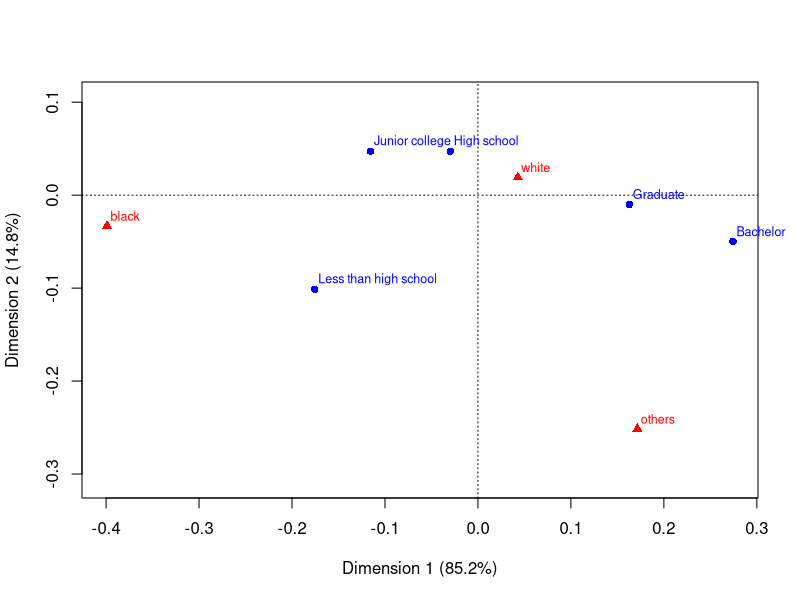
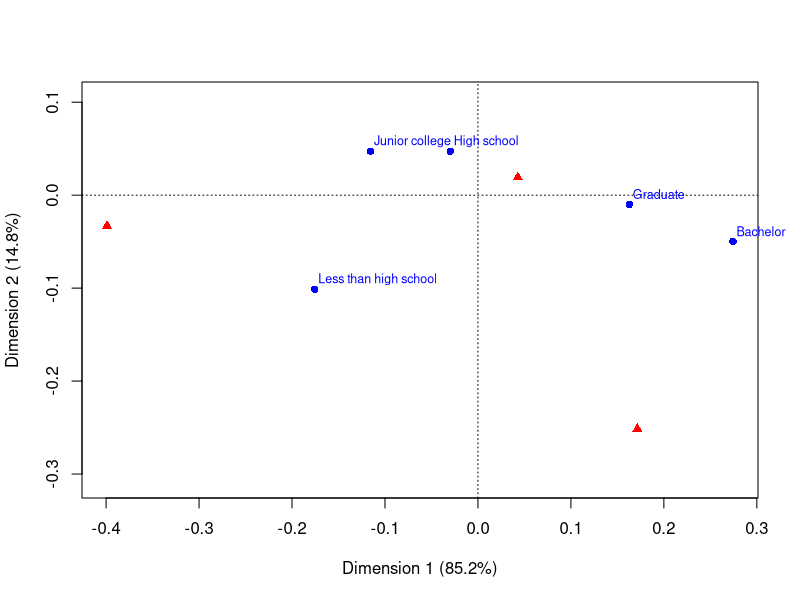
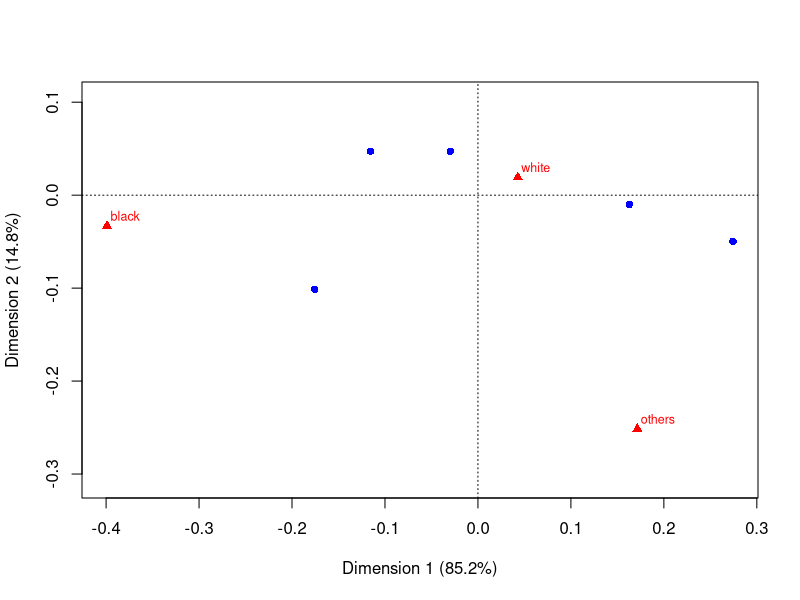

Generate these figures, in order, with R: (Note: this script raises an error after producing the figures.)
## Chapter 7

## ------------------------------------
## 例7-1
## ------------------------------------
rm(list=ls())
## 读入数据
X=read.csv("eg7-1.csv")
X=X[,-1]
X=subset(X,degree<5)
X$degree<-factor(X$degree,labels=c("Less than high school","High school","Junior college","Bachelor","Graduate"))
X$race<-factor(X$race,labels=c("white","black","others"))
head(X)


## ----------
## (1)列联表及其检验
addmargins(table(X),c(1,2))
addmargins(prop.table(table(X)))
chisq.test(table(X))


## ----------
## (2)利用函数ca()进行因子分析
library(ca)
ca.x=ca(table(X))
ca.x


## ----------
## (3)获取更多信息
## 二维图
ca.x$rowcoord
ca.x$colcoord
plot(ca.x)

## 因子载荷矩阵
## (第一个变量)
dim11=c(-1.217441,-0.206512,-0.801486,1.902870,1.129272)
dim12=c(-1.688145,0.785718,0.786794,-0.828163,-0.167158)
a11=dim11*ca.x$sv[1]  #第1个因子与第1个变量
a12=dim12*ca.x$sv[2]  #第2个因子与第1个变量
loadings1<-data.frame(a11,a12)
rownames(loadings1)=c("Less than high school","High school","Junior college","Bachelor","Graduate")
colnames(loadings1)=c("dim1","dim2")
loadings1

## (第二个变量)
dim21=c(0.297415,-2.767419,1.189338)
dim22=c(0.323306,-0.547246,-4.187140)
a21=dim21*ca.x$sv[1]  #第1个因子与第2个变量
a22=dim22*ca.x$sv[2]  #第2个因子与第2个变量
loadings2<-data.frame(a21,a22)
rownames(loadings2)=c("white","black","others")
colnames(loadings2)=c("dim1","dim2")
loadings2

## CTR(i)
## (第一个变量)
CTR11=ca.x$rowmass*dim11^2  #第1个因子与第1个变量
CTR12=ca.x$rowmass*dim12^2  #第2个因子与第1个变量
CTR1=data.frame(CTR11,CTR12)
rownames(CTR1)=c("Less than high school","High school","Junior college","Bachelor","Graduate")
colnames(CTR1)=c("dim1","dim2")
CTR1

## (第二个变量)
CTR21=ca.x$colmass*dim21^2  #第1个因子与第1个变量
CTR22=ca.x$colmass*dim22^2  #第2个因子与第1个变量
CTR2=data.frame(CTR21,CTR22)
rownames(CTR2)=c("white","black","others")
colnames(CTR2)=c("dim1","dim2")
CTR2


## ----------
## (4)行剖面和列剖面
## 行剖面
RowPro=c()
for(i in 1:5){
  z1=table(X)[i,]/rowSums(table(X))[i]
  RowPro=rbind(RowPro,z1)
}
RowPro=rbind(RowPro,ca.x$colmass)
rownames(RowPro)=c("Less than high school","High school","Junior college","Bachelor","Graduate","MASS")
RowPro

Tab2=table(X)
colnames(Tab2)<-NULL
plot(ca(Tab2))

## 列剖面
ColPro=c()
for(i in 1:3){
  z2=table(X)[,i]/colSums(table(X))[i]
  ColPro=cbind(ColPro,z2)
}
ColPro=cbind(ColPro,ca.x$rowmass)
colnames(ColPro)=c("white","black","others","MASS")
ColPro

Tab1=table(X)
rownames(Tab1)<-NULL
plot(ca(Tab1))



## ------------------------------------
## 例7-2
## ------------------------------------
## (1)利用ca()函数进行分析
## 读入数据
Y=read.csv("eg7-2.csv")
rownames(Y)=Y[,1]
Y=Y[,-1]
head(Y)

## 调用ca()
ca.y=ca(Y,nd=2)
ca.y


## ----------
## (2)计算因子载荷
dim1=c(-0.826507,1.196315,-1.281792,-0.648884)
dim2=c(0.704335,0.018102,-1.725246,-2.557861)
a1=dim1*ca.y$sv[1]  #第1个因子与第2个变量
a2=dim2*ca.y$sv[2]  #第2个因子与第2个变量
loadings<-data.frame(a1,a2)
rownames(loadings)=c("工资性收入","家庭经营纯收入","财产性收入","转移性收入")
colnames(loadings)=c("dim1","dim2")
loadings


## ----------
## (3)CTR(i)
CTR1=ca.y$colmass*dim1^2  #第1个因子与第2个变量
CTR2=ca.y$colmass*dim2^2  #第2个因子与第2个变量
CTR=data.frame(CTR1,CTR2)
rownames(CTR)=c("工资性收入","家庭经营纯收入","财产性收入","转移性收入")
colnames(CTR)=c("dim1","dim2")
CTR


## ----------
## (4)二维图
ca.y$rowcoord
ca.y$colcoord
plot(ca.y)
